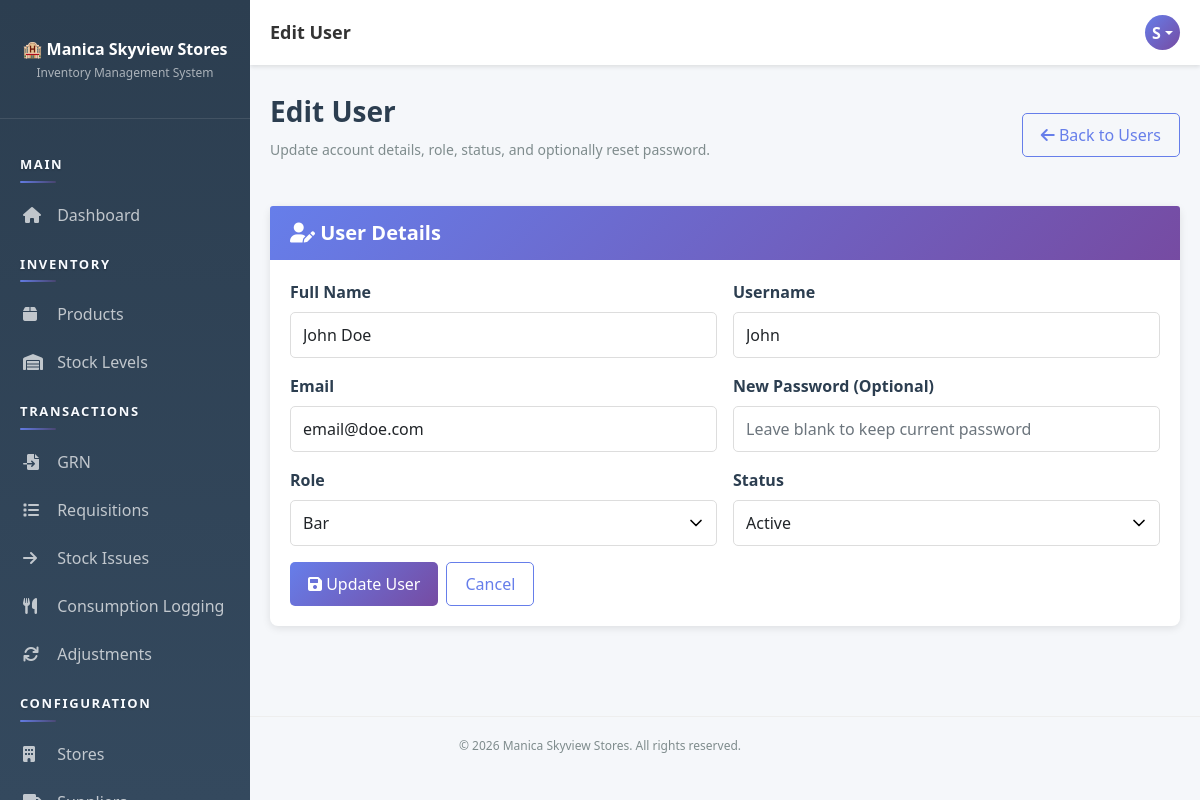
Page /pages/users/edit.php?id=6 (signed in) on the committed database.
### tables this page shows
CREATE TABLE `users` (
  `user_id` int(11) NOT NULL AUTO_INCREMENT,
  `username` varchar(50) NOT NULL,
  `email` varchar(100) NOT NULL,
  `password` varchar(255) NOT NULL,
  `full_name` varchar(100) NOT NULL,
  `role_id` int(11) NOT NULL,
  `status` enum('active','inactive') DEFAULT 'active',
  `created_at` timestamp NOT NULL DEFAULT current_timestamp(),
  `updated_at` timestamp NOT NULL DEFAULT current_timestamp() ON UPDATE current_timestamp(),
  PRIMARY KEY (`user_id`),
  UNIQUE KEY `username` (`username`),
  UNIQUE KEY `email` (`email`),
  KEY `role_id` (`role_id`),
  CONSTRAINT `users_ibfk_1` FOREIGN KEY (`role_id`) REFERENCES `roles` (`role_id`)
);

CREATE TABLE `roles` (
  `role_id` int(11) NOT NULL AUTO_INCREMENT,
  `role_name` varchar(50) NOT NULL,
  `description` text DEFAULT NULL,
  `created_at` timestamp NOT NULL DEFAULT current_timestamp(),
  PRIMARY KEY (`role_id`),
  UNIQUE KEY `role_name` (`role_name`)
);

### app/bootstrap.php (called while the page is built, shortened)
<?php
function autoload($class) {
    $paths = [
        __DIR__ . '/helpers/' . $class . '.php',
        __DIR__ . '/models/' . $class . '.php',
        __DIR__ . '/controllers/' . $class . '.php'
    ];
    foreach ($paths as $path) {
        if (file_exists($path)) {
            return;
        }
    }
}
function isAuthenticated() {
    $auth = new Auth();
    return $auth->isLoggedIn() && $auth->checkSessionTimeout();
}
function getCurrentUser() {
    if (isAuthenticated()) {
        $db = Database::getInstance()->getConnection();
        $userId = $_SESSION['user_id'];
        $sql = "SELECT u.*, r.role_name FROM users u
                JOIN roles r ON u.role_id = r.role_id
                WHERE u.user_id = ?";
        $stmt = $db->prepare($sql);
        $stmt->bind_param('i', $userId);
        $stmt->execute();
        return $stmt->get_result()->fetch_assoc();
    }
    return null;
}

### app/helpers/Database.php (called while the page is built, shortened)
<?php
class Database {
    private static $instance = null;
    private $connection = null;
    private function __construct() {
        try {
            $this->connection = new mysqli(DB_HOST, DB_USER, DB_PASS, DB_NAME);
            $this->connection->set_charset('utf8mb4');
        } catch (Exception $e) {
            die('Error: ' . $e->getMessage());
        }
    }
    public static function getInstance() {
        if (self::$instance === null) {
            self::$instance = new Database();
        }
        return self::$instance;
    }
    public function getConnection() {
        return $this->connection;
    }
}

### app/helpers/Auth.php (called while the page is built, shortened)
<?php
class Auth {
    public function __construct() {
        $this->db = Database::getInstance()->getConnection();
    }
    private function ensurePasswordResetTable() {
        $sql = "CREATE TABLE IF NOT EXISTS password_reset_tokens (
            token_id INT PRIMARY KEY AUTO_INCREMENT,
            user_id INT NOT NULL,
            token_hash VARCHAR(64) NOT NULL,
            expires_at DATETIME NOT NULL,
            used_at DATETIME NULL,
            created_at TIMESTAMP DEFAULT CURRENT_TIMESTAMP,
            FOREIGN KEY (user_id) REFERENCES users(user_id) ON DELETE CASCADE,
            INDEX idx_reset_token_hash (token_hash),
            INDEX idx_reset_token_user (user_id),
            INDEX idx_reset_token_expires (expires_at)
        )";
    }
    public function isLoggedIn() {
        return isset($_SESSION['user_id']);
    }
    public function checkSessionTimeout() {
        return true;
    }
}

### app/controllers/Controller.php (called while the page is built, shortened)
<?php
class Controller {
    protected $db;
    public function __construct() {
        $this->db = Database::getInstance()->getConnection();
        $this->loadCurrentUser();
    }
    protected function loadCurrentUser() {
        if (isset($_SESSION['user_id'])) {
            $sql = "SELECT u.*, r.role_name FROM users u
                    JOIN roles r ON u.role_id = r.role_id
                    WHERE u.user_id = ?";
            $stmt = $this->db->prepare($sql);
            $stmt->bind_param('i', $_SESSION['user_id']);
            $stmt->execute();
            $this->currentUser = $stmt->get_result()->fetch_assoc();
        }
    }
}

### app/controllers/UserController.php (called while the page is built, shortened)
<?php
class UserController extends Controller {
    public function __construct() {
        parent::__construct();
    }
    public function getRoles() {
        return $this->db->query("SELECT role_id, role_name FROM roles ORDER BY role_name ASC")->fetch_all(MYSQLI_ASSOC);
    }
    public function getById($userId) {
        $sql = "
            SELECT u.user_id, u.username, u.email, u.full_name, u.role_id, u.status, u.created_at, u.updated_at, r.role_name
            FROM users u
            JOIN roles r ON u.role_id = r.role_id
            WHERE u.user_id = ?
            LIMIT 1
        ";
        $stmt = $this->db->prepare($sql);
        $stmt->bind_param('i', $userId);
        $stmt->execute();
        return $stmt->get_result()->fetch_assoc();
    }
}

### pages/users/edit.php (the view, shortened to what this page needs)
<?php
require_once __DIR__ . '/../../app/bootstrap.php';
$controller = new UserController();
$userId = isset($_GET['id']) ? (int)$_GET['id'] : 0;
$userData = $controller->getById($userId);
$formData = [
    'username' => $userData['username'],
    'email' => $userData['email'],
    'full_name' => $userData['full_name'],
    'role_id' => (string)$userData['role_id'],
    'status' => $userData['status']
];
$roles = $controller->getRoles();
$pageTitle = 'Edit User';
include __DIR__ . '/../../app/views/layout-header.php';
?>
<div class="page-header d-flex justify-content-between align-items-center">
    <div>
        <h1>Edit User</h1>
        <p>Update account details, role, status, and optionally reset password.</p>
    </div>
    <a href="<?php echo SITE_URL; ?>pages/users/index.php" class="btn btn-outline-primary"><i class="fas fa-arrow-left"></i> Back to Users</a>
</div>
<div class="card">
    <div class="card-header"><h5><i class="fas fa-user-edit"></i> User Details</h5></div>
    <div class="card-body">
        <form method="POST" class="row g-3">
            <div class="col-md-6">
                <label class="form-label">Full Name</label>
                <input type="text" name="full_name" class="form-control" required value="<?php echo htmlspecialchars($formData['full_name']); ?>">
            </div>
            <div class="col-md-6">
                <label class="form-label">Username</label>
                <input type="text" name="username" class="form-control" required value="<?php echo htmlspecialchars($formData['username']); ?>">
            </div>
            <div class="col-md-6">
                <label class="form-label">Email</label>
                <input type="email" name="email" class="form-control" required value="<?php echo htmlspecialchars($formData['email']); ?>">
            </div>
            <div class="col-md-6">
                <label class="form-label">New Password (Optional)</label>
                <input type="password" name="password" class="form-control" minlength="8" placeholder="Leave blank to keep current password">
            </div>
            <div class="col-md-6">
                <label class="form-label">Role</label>
                <select name="role_id" class="form-control" required>
                    <?php foreach ($roles as $role): ?>
                        <option value="<?php echo (int)$role['role_id']; ?>" <?php echo ((string)$formData['role_id'] === (string)$role['role_id']) ? 'selected' : ''; ?>>
                            <?php echo htmlspecialchars($role['role_name']); ?>
                        </option>
                    <?php endforeach; ?>
                </select>
            </div>
            <div class="col-md-6">
                <label class="form-label">Status</label>
                <select name="status" class="form-control">
                    <option value="active" <?php echo $formData['status'] === 'active' ? 'selected' : ''; ?>>Active</option>
                </select>
            </div>
            <div class="col-12 d-flex gap-2">
                <button type="submit" class="btn btn-primary"><i class="fas fa-save"></i> Update User</button>
                <a href="<?php echo SITE_URL; ?>pages/users/index.php" class="btn btn-outline-primary">Cancel</a>
            </div>
        </form>
    </div>
</div>
<?php include __DIR__ . '/../../app/views/layout-footer.php'; ?>

### app/views/layout-header.php (shortened to what this page needs)
<!DOCTYPE html>
<html lang="en">
<head>
    <link href="https://cdn.jsdelivr.net/npm/bootstrap@5.1.3/dist/css/bootstrap.min.css" rel="stylesheet">
    <link rel="stylesheet" href="https://cdnjs.cloudflare.com/ajax/libs/font-awesome/6.0.0/css/all.min.css">
    <link href="<?php echo SITE_URL; ?>public/css/style.css" rel="stylesheet">
</head>
<body>
    <div class="sidebar">
        <div class="brand">
            <h4>🏨 Manica Skyview Stores</h4>
            <p>Inventory Management System</p>
        </div>
        <nav class="nav flex-column">
            <?php include __DIR__ . '/partials/sidebar-nav.php'; ?>
        </nav>
    </div>
            <?php include __DIR__ . '/partials/sidebar-nav.php'; ?>
    <div class="topbar">
        <div class="topbar-title desktop-title">
            <?php echo $pageTitle ?? APP_NAME; ?>
        </div>
        <div class="topbar-right">
            <div class="user-profile dropdown">
                <div class="user-avatar dropdown-toggle" role="button" data-bs-toggle="dropdown" aria-expanded="false">
                    <?php
                    $user = getCurrentUser();
                    if ($user) {
                        echo strtoupper(substr($user['full_name'], 0, 1));
                    }
                    ?>
                </div>
            </div>
        </div>
    </div>
    <div class="main-content">

### public/css/style.css (style rules this page uses)
:root { --primary-color: #667eea; --secondary-color: #764ba2; --danger-color: #e74c3c; --success-color: #27ae60; --warning-color: #f39c12; --info-color: #3498db; --dark-color: #2c3e50; --light-color: #ecf0f1; }
* { margin: 0; padding: 0; box-sizing: border-box; }
body { font-family: 'Segoe UI', Tahoma, Geneva, Verdana, sans-serif; background-color: #f5f7fa; color: #333; }
.sidebar { background: linear-gradient(180deg, #2c3e50 0%, #34495e 100%); min-height: 100vh; height: 100vh; padding: 20px 0; position: fixed; width: 250px; left: 0; top: 0; overflow-y: auto; overflow-x: hidden; overscroll-behavior: contain; }
.sidebar .nav { padding-bottom: 20px; }
.sidebar .brand { padding: 20px; text-align: center; border-bottom: 1px solid rgba(255, 255, 255, 0.1); margin-bottom: 20px; }
.sidebar .brand h4 { color: white; font-weight: 600; font-size: 16px; margin-bottom: 5px; }
.sidebar .brand p { color: rgba(255, 255, 255, 0.6); font-size: 12px; }
.topbar { background: white; padding: 15px 20px; box-shadow: 0 2px 4px rgba(0, 0, 0, 0.1); margin-left: 250px; display: flex; justify-content: space-between; align-items: center; }
.topbar-title { font-size: 18px; font-weight: 600; color: #333; }
.topbar-right { display: flex; align-items: center; gap: 20px; }
.user-profile { display: flex; align-items: center; gap: 10px; }
.user-avatar { width: 35px; height: 35px; border-radius: 50%; background: linear-gradient(135deg, #667eea 0%, #764ba2 100%); display: flex; align-items: center; justify-content: center; color: white; font-weight: 600; }
.main-content { margin-left: 250px; padding: 30px 20px; }
.page-header { margin-bottom: 30px; }
.page-header h1 { font-size: 28px; font-weight: 600; color: #2c3e50; margin-bottom: 10px; }
.page-header p { color: #7f8c8d; font-size: 14px; }
.card { border: none; border-radius: 8px; box-shadow: 0 2px 8px rgba(0, 0, 0, 0.1); margin-bottom: 20px; transition: transform 0.2s, box-shadow 0.2s; }
.card-header { background: linear-gradient(135deg, #667eea 0%, #764ba2 100%); color: white; padding: 15px 20px; border-radius: 8px 8px 0 0; border: none; }
.card-header h5 { margin: 0; font-weight: 600; }
.card-body { padding: 20px; }
.btn { border-radius: 5px; font-weight: 500; padding: 9px 18px; transition: all 0.3s; border: none; }
.btn-primary { background: linear-gradient(135deg, #667eea 0%, #764ba2 100%); color: white; }
.btn-outline-primary { color: #667eea; border: 1px solid #667eea; }
.form-label { font-weight: 600; color: #2c3e50; margin-bottom: 8px; display: block; }
.form-control { border: 1px solid #ddd; border-radius: 5px; padding: 10px 12px; transition: border-color 0.3s; }
select.form-control { appearance: none; background-repeat: no-repeat; background-position: right 10px center; background-size: 20px; padding-right: 35px; }
.d-flex { display: flex; }
.justify-content-between { justify-content: space-between; }
.align-items-center { align-items: center; }
.gap-2 { gap: 10px; }

### rows in the picture
users: full_name "S"
users: full_name "John Doe", username "John", email "email@doe.com", role_id "Bar", status "Active"

### other values in the picture
$pageTitle "Edit User"
APP_NAME "Manica Skyview Stores"
